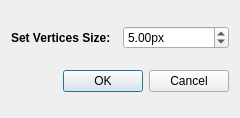
<?xml version="1.0" encoding="UTF-8"?>
<ui version="4.0">
 <class>VerticeSize</class>
 <widget class="QDialog" name="VerticeSize">
  <property name="geometry">
   <rect>
    <x>0</x>
    <y>0</y>
    <width>240</width>
    <height>118</height>
   </rect>
  </property>
  <property name="windowTitle">
   <string>Dialog</string>
  </property>
  <layout class="QVBoxLayout" name="verticalLayout">
   <item>
    <layout class="QHBoxLayout" name="horizontalLayout">
     <item>
      <widget class="QLabel" name="label">
       <property name="font">
        <font>
         <bold>true</bold>
        </font>
       </property>
       <property name="text">
        <string>Set Vertices Size:</string>
       </property>
      </widget>
     </item>
     <item>
      <widget class="QDoubleSpinBox" name="doubleSpinBox_verticesSize">
       <property name="suffix">
        <string>px</string>
       </property>
       <property name="minimum">
        <double>1.000000000000000</double>
       </property>
       <property name="value">
        <double>5.000000000000000</double>
       </property>
      </widget>
     </item>
    </layout>
   </item>
   <item>
    <widget class="QDialogButtonBox" name="buttonBox">
     <property name="orientation">
      <enum>Qt::Horizontal</enum>
     </property>
     <property name="standardButtons">
      <set>QDialogButtonBox::Cancel|QDialogButtonBox::Ok</set>
     </property>
    </widget>
   </item>
  </layout>
 </widget>
 <resources/>
 <connections>
  <connection>
   <sender>buttonBox</sender>
   <signal>accepted()</signal>
   <receiver>VerticeSize</receiver>
   <slot>accept()</slot>
   <hints>
    <hint type="sourcelabel">
     <x>248</x>
     <y>254</y>
    </hint>
    <hint type="destinationlabel">
     <x>157</x>
     <y>274</y>
    </hint>
   </hints>
  </connection>
  <connection>
   <sender>buttonBox</sender>
   <signal>rejected()</signal>
   <receiver>VerticeSize</receiver>
   <slot>reject()</slot>
   <hints>
    <hint type="sourcelabel">
     <x>316</x>
     <y>260</y>
    </hint>
    <hint type="destinationlabel">
     <x>286</x>
     <y>274</y>
    </hint>
   </hints>
  </connection>
 </connections>
</ui>
